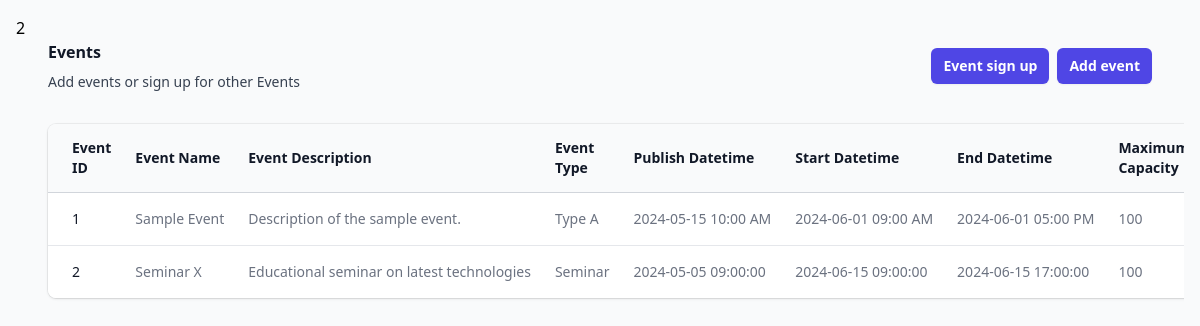
The page /event-page.php?email=jane.smith@example.com (signed in) on the database its author committed.
### tables this page shows
CREATE TABLE EVENT_DETAILS
(Event_ID				INT NOT NULL AUTO_INCREMENT,
Event_name				VARCHAR(75) NOT NULL,
Event_description		VARCHAR(1024),
Event_type				VARCHAR(75) NOT NULL,
Publish_datetime		DATETIME NOT NULL,
Start_datetime			DATETIME NOT NULL,
End_datetime			DATETIME NOT NULL,
Maximum_capacity		INT,
Last_timestamp_event	DATETIME NOT NULL,
PRIMARY KEY (Event_ID));

### event-page.php (the view, shortened to what this page needs)
<?php
$email = $_GET['email'];
$db = mysqli_connect(DB_SERVER, DB_USERNAME, DB_PASSWORD, DB_NAME);
$sql = "SELECT DISTINCT ED.* ";
$sql .= "FROM EVENT_DETAILS ED ";
$sql .= "LEFT JOIN ORGANIZES O ON ED.Event_ID = O.Event_ID ";
$sql .= "LEFT JOIN USER_DETAILS UDO ON O.User_ID = UDO.User_ID ";
$sql .= "LEFT JOIN ATTENDS A ON ED.Event_ID = A.Event_ID ";
$sql .= "LEFT JOIN USER_DETAILS UDA ON A.User_ID = UDA.User_ID ";
$sql .= "WHERE (UDO.Email = '$email' OR UDA.Email = '$email') ";
$result = mysqli_query($db, $sql);
?>
<!DOCTYPE html>
<html lang="en">
<head>
    <link rel="stylesheet" href="output.css">
</head>
<body class="bg-gray-50 p-4">
    <div class="px-4 sm:px-6 lg:px-8">
        <div class="sm:flex sm:items-center">
            <div class="sm:flex-auto">
                <h1 class="text-base font-semibold leading-6 text-gray-900">Events</h1>
                <p class="mt-2 text-sm text-gray-700">Add events or sign up for other Events</p>
            </div>
            <div class=" sm:ml-16 sm:mt-0 sm:flex-none flex flex-row gap-x-2 mt-4">
            <a href="event-signup.php">
                    <button type="button" class="my-auto block rounded-md bg-indigo-600 px-3 py-2 text-center text-sm font-semibold text-white shadow-sm hover:bg-indigo-500 focus-visible:outline focus-visible:outline-2 focus-visible:outline-offset-2 focus-visible:outline-indigo-600">Event sign up</button>
                </a>
                <a href="add-event.php">
                    <button type="button" class="my-auto block rounded-md bg-indigo-600 px-3 py-2  text-center text-sm font-semibold text-white shadow-sm hover:bg-indigo-500 focus-visible:outline focus-visible:outline-2 focus-visible:outline-offset-2 focus-visible:outline-indigo-600">Add event</button>
                </a>
            </div>
        </div>
        <div class="mt-8 flow-root">
            <div class="-mx-4 -my-2 overflow-x-auto sm:-mx-6 lg:-mx-8">
                <div class="inline-block min-w-full py-2 align-middle sm:px-6 lg:px-8">
                    <div class="overflow-hidden shadow ring-1 ring-black ring-opacity-5 sm:rounded-lg">
                        <table class="min-w-full divide-y divide-gray-300">
                            <thead class="bg-gray-50">
                                <tr>
                                    <th scope="col" class="py-3.5 pl-4 pr-3 text-left text-sm font-semibold text-gray-900 sm:pl-6">Event ID</th>
                                    <th scope="col" class="px-3 py-3.5 text-left text-sm font-semibold text-gray-900">Event Name</th>
                                    <th scope="col" class="px-3 py-3.5 text-left text-sm font-semibold text-gray-900">Event Description</th>
                                    <th scope="col" class="px-3 py-3.5 text-left text-sm font-semibold text-gray-900">Event Type</th>
                                    <th scope="col" class="px-3 py-3.5 text-left text-sm font-semibold text-gray-900">Publish Datetime</th>
                                    <th scope="col" class="px-3 py-3.5 text-left text-sm font-semibold text-gray-900">Start Datetime</th>
                                    <th scope="col" class="px-3 py-3.5 text-left text-sm font-semibold text-gray-900">End Datetime</th>
                                    <th scope="col" class="px-3 py-3.5 text-left text-sm font-semibold text-gray-900">Maximum Capacity</th>
                                </tr>
                            </thead>
                            <tbody class="divide-y divide-gray-200 bg-white">
                                <tr>
                                    <td class="whitespace-nowrap py-4 pl-4 pr-3 text-sm font-medium text-gray-900 sm:pl-6">1</td>
                                    <td class="whitespace-nowrap px-3 py-4 text-sm text-gray-500">Sample Event</td>
                                    <td class="whitespace-nowrap px-3 py-4 text-sm text-gray-500">Description of the sample event.</td>
                                    <td class="whitespace-nowrap px-3 py-4 text-sm text-gray-500">Type A</td>
                                    <td class="whitespace-nowrap px-3 py-4 text-sm text-gray-500">2024-05-15 10:00 AM</td>
                                    <td class="whitespace-nowrap px-3 py-4 text-sm text-gray-500">2024-06-01 09:00 AM</td>
                                    <td class="whitespace-nowrap px-3 py-4 text-sm text-gray-500">2024-06-01 05:00 PM</td>
                                    <td class="whitespace-nowrap px-3 py-4 text-sm text-gray-500">100</td>
                                </tr>
                                <?php
                                while ($event = mysqli_fetch_assoc($result)) { ?>
                                    <tr>
                                        <td class="whitespace-nowrap py-4 pl-4 pr-3 text-sm font-medium text-gray-900 sm:pl-6"><?php echo $event['Event_ID']; ?></td>
                                        <td class="whitespace-nowrap px-3 py-4 text-sm text-gray-500"><?php echo $event['Event_name']; ?></td>
                                        <td class="whitespace-nowrap px-3 py-4 text-sm text-gray-500"><?php echo $event['Event_description']; ?></td>
                                        <td class="whitespace-nowrap px-3 py-4 text-sm text-gray-500"><?php echo $event['Event_type']; ?></td>
                                        <td class="whitespace-nowrap px-3 py-4 text-sm text-gray-500"><?php echo $event['Publish_datetime']; ?></td>
                                        <td class="whitespace-nowrap px-3 py-4 text-sm text-gray-500"><?php echo $event['Start_datetime']; ?></td>
                                        <td class="whitespace-nowrap px-3 py-4 text-sm text-gray-500"><?php echo $event['End_datetime']; ?></td>
                                        <td class="whitespace-nowrap px-3 py-4 text-sm text-gray-500"><?php echo $event['Maximum_capacity']; ?></td>
                                    </tr>
                                <?php }  ?>
                            </tbody>
                        </table>
                    </div>
                </div>
            </div>
        </div>
    </div>
</body>
</html>

### rows shown on the page
event_details: Event_ID "2", Event_name "Seminar X", Event_description "Educational seminar on latest technologies", Event_type "Seminar", Publish_datetime "2024-05-05 09:00:00", Start_datetime "2024-06-15 09:00:00", End_datetime "2024-06-15 17:00:00", Maximum_capacity "100"
